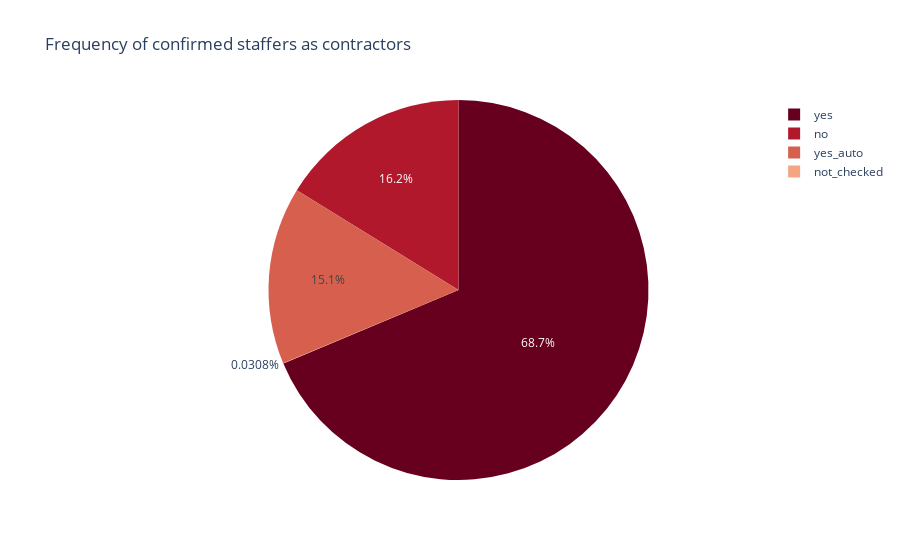

Notebook code cell kept with this figure:
### Markdown cell above
- *Frequency of confirmed staffers as contractors*

### Code cell
h=bi.groupby(by=['siret_verified'], as_index = False)['id'].count()
for i in range(len(h)):
    h['%']= (h.loc[:i,'id']/sum(h['id']))*100
df = px.data.tips()
fig = px.pie(h, values='%', names='siret_verified', color_discrete_sequence=px.colors.sequential.RdBu, title='Frequency of confirmed staffers as contractors')
fig.show()

### Figure 1 — Plotly figure (JSON) as saved in the notebook; plotly's stock layout.template omitted (floating-point values rounded to 4 significant figures)
{"data": [{"domain": {"x": [0, 1], "y": [0, 1]}, "hovertemplate": "siret_verified=%{label}<br>%=%{value}<extra></extra>", "labels": ["no", "not_checked", "yes", "yes_auto"], "legendgroup": "", "name": "", "showlegend": true, "type": "pie", "values": [16.2, 0.03079, 68.68, 15.09]}], "layout": {"legend": {"tracegroupgap": 0}, "piecolorway": ["rgb(103,0,31)", "rgb(178,24,43)", "rgb(214,96,77)", "rgb(244,165,130)", "rgb(253,219,199)", "rgb(247,247,247)", "rgb(209,229,240)", "rgb(146,197,222)", "rgb(67,147,195)", "rgb(33,102,172)", "rgb(5,48,97)"], "title": {"text": "Frequency of confirmed staffers as contractors"}}}
